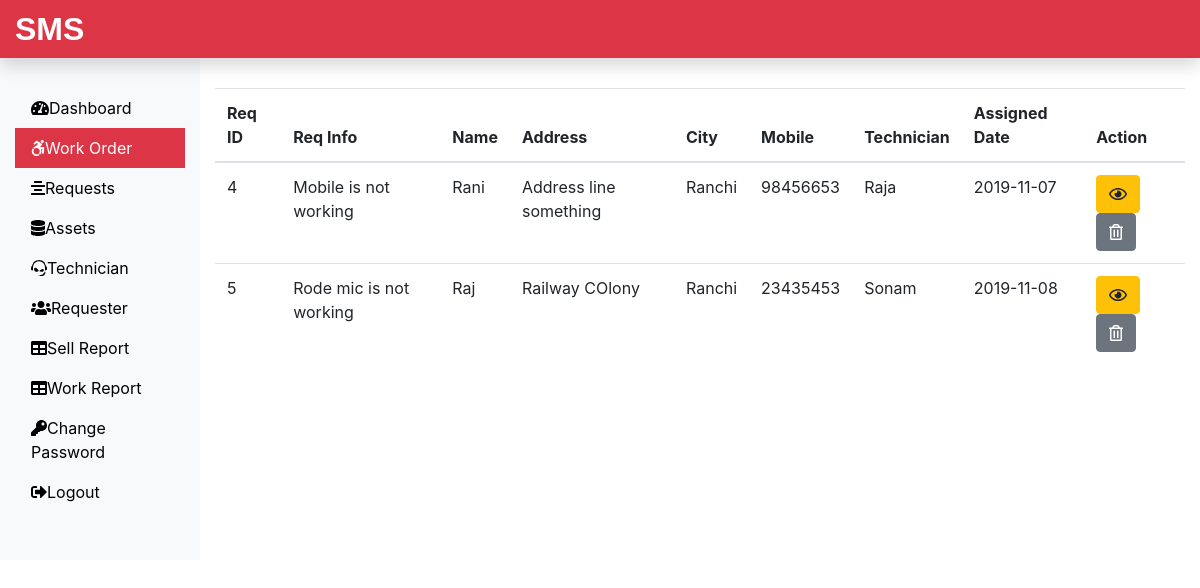
Page /Admin/work.php (signed in) on the committed database.
### tables this page shows
CREATE TABLE `assignwork_tb` (
  `rno` int(11) NOT NULL,
  `request_id` int(11) NOT NULL,
  `request_info` text NOT NULL,
  `request_desc` text NOT NULL,
  `requester_name` varchar(60) NOT NULL,
  `requester_add1` text NOT NULL,
  `requester_add2` text NOT NULL,
  `requester_city` varchar(60) NOT NULL,
  `requester_state` varchar(60) NOT NULL,
  `requester_zip` int(11) NOT NULL,
  `requester_email` varchar(60) NOT NULL,
  `requester_mobile` bigint(20) NOT NULL,
  `assign_tech` varchar(60) NOT NULL,
  `assign_date` date NOT NULL
);

### Admin/work.php (the view, shortened to what this page needs)
<?php
include('includes/header.php');
include('../dbConnection.php');
?>
<div class="col-sm-9 col-md-10 mt-5">
 <?php
  $sql = "SELECT * FROM assignwork_tb";
  $result = $conn->query($sql);
  if($result->num_rows > 0) {
   echo '<table class="table">';
    echo '<thead>';
     echo '<tr>';
      echo '<th scope="col">Req ID</th>';
      echo '<th scope="col">Req Info</th>';
      echo '<th scope="col">Name</th>';
      echo '<th scope="col">Address</th>';
      echo '<th scope="col">City</th>';
      echo '<th scope="col">Mobile</th>';
      echo '<th scope="col">Technician</th>';
      echo '<th scope="col">Assigned Date</th>';
      echo '<th scope="col">Action</th>';
     echo '</tr>';
    echo '</thead>';
    echo '<tbody>';
     while ($row = $result->fetch_assoc()){
      echo '<tr>';
       echo '<td>'.$row['request_id'].'</td>';
       echo '<td>'.$row['request_info'].'</td>';
       echo '<td>'.$row['requester_name'].'</td>';
       echo '<td>'.$row['requester_add2'].'</td>';
       echo '<td>'.$row['requester_city'].'</td>';
       echo '<td>'.$row['requester_mobile'].'</td>';
       echo '<td>'.$row['assign_tech'].'</td>';
       echo '<td>'.$row['assign_date'].'</td>';
       echo '<td>';
        echo '<form action="viewassignwork.php" method="POST" class="d-inline mr-2">';
         echo '<input type="hidden" name="id" value='.$row['request_id'].'><button class="btn btn-warning" name="view" value="View" type="submit"><i class="far fa-eye"></i></button>';
        echo '</form>';
        echo '<form action="" method="POST" class="d-inline">';
        echo '<input type="hidden" name="id" value='.$row['request_id'].'><button class="btn btn-secondary" name="delete" value="Delete" type="submit"><i class="far fa-trash-alt"></i></button>';
       echo '</form>';
       echo '</td>';
      echo '</tr>';
     }
    echo '</tbody>';
   echo '</table>';
  } else{
   echo '0 Result';
  }
 ?>
</div>
<?php include('includes/footer.php')?>

### rows in the picture
assignwork_tb: request "4", request_info "Mobile is not working", requester_name "Rani", requester_add2 "Address line something", requester_city "Ranchi", requester_mobile "98456653", assign_tech "Raja", assign_date "2019-11-07"
assignwork_tb: request "5", request_info "Rode mic is not working", requester_name "Raj", requester_add2 "Railway COlony", requester_city "Ranchi", requester_mobile "23435453", assign_tech "Sonam", assign_date "2019-11-08"
